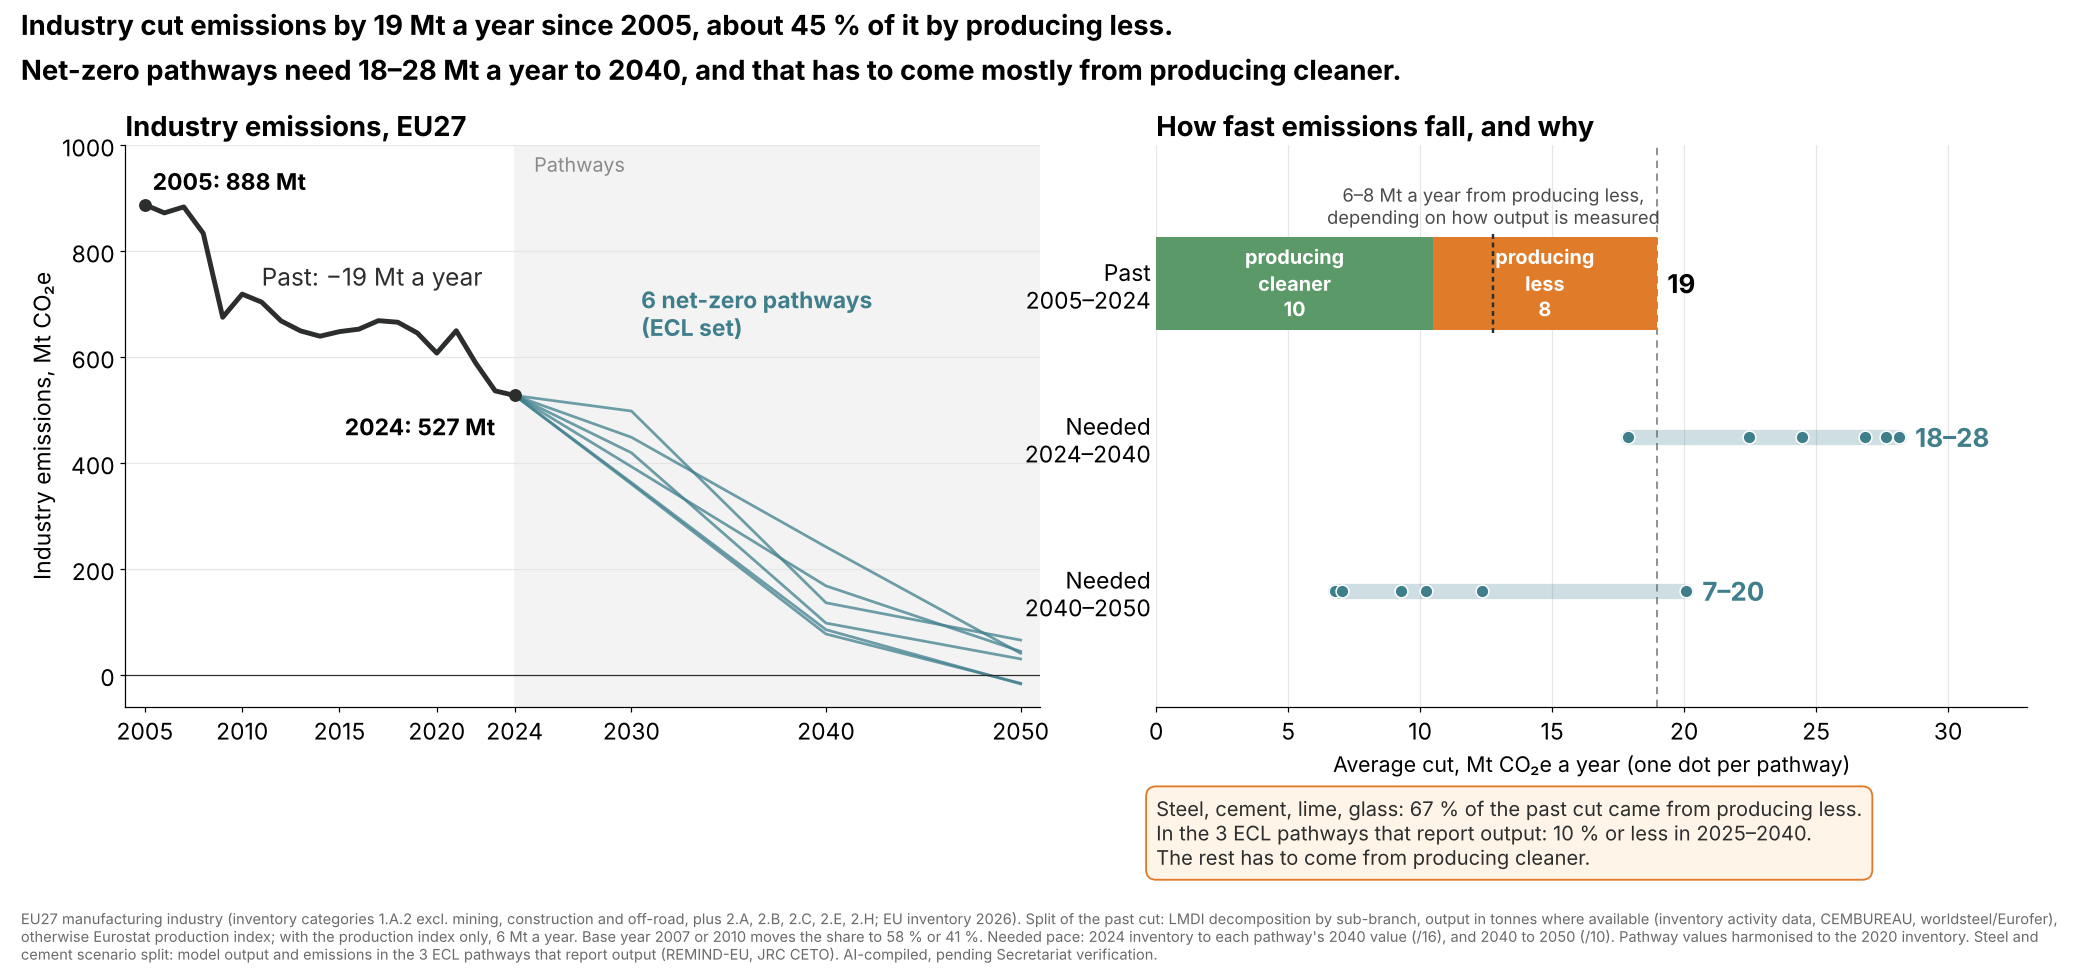

Python code for this plot:
# One-figure summary for policy makers: EU27 manufacturing-industry emissions, past drivers and the pace the ECL pathways need.
# Every number is computed here from committed inputs; see the README section "One-figure summary".
# AI-compiled - pending Secretariat verification.
import json, math, os, numpy as np, matplotlib.pyplot as plt
from matplotlib.patches import FancyBboxPatch
plt.rcParams.update({'font.family': ['Inter', 'DejaVu Sans'], 'font.size': 15})
H = os.path.dirname(os.path.abspath(__file__)); J = lambda f: json.load(open(os.path.join(H, f)))
import importlib.util; spec = importlib.util.spec_from_file_location('d', os.path.join(H, 'decomp_industry.py')); dm = importlib.util.module_from_spec(spec); spec.loader.exec_module(dm)

# ---- data
TOT = dm.TOTAL; Y = dm.Y; n = 2024 - 2005
rR = dm.lmdi('R', 2005, 2024); rV = dm.lmdi('V', 2005, 2024)
peR = sum(v[0] for v in rR.values()); ieR = sum(v[1] for v in rR.values()); peV = sum(v[0] for v in rV.values())
past = (TOT[2005] - TOT[2024]) / n; lessR, cleanR, lessV = -peR / n, -ieR / n, -peV / n
SD = J('sector_dump.json'); NEW = J('new_sector.json')
ECL = [r for r in SD['rows'] + NEW if r['ecl']]
need40 = [(TOT[2024] - r['industry_2040']) / 16 for r in ECL]; need50 = [(r['industry_2040'] - r['industry_2050']) / 10 for r in ECL]
# steel and cement: past (inventory) vs ECL pathways that report output (scenario model data, 2025-2040)
SC_PAST = {k: v for k, v in rR.items() if dm.GROUP[k] in ('Steel', 'Cement, lime, glass')}   # steel and minerals incl. their fuel combustion (like-for-like with scenario energy + process CO2)
sc_less = -sum(v[0] for v in SC_PAST.values()); sc_tot = sum(v[2] - v[3] for v in SC_PAST.values())
SCEN = J('scenario_steel_cement.json')['pathways']   # per pathway: production and intensity effects 2025-2040, steel + cement
scen_share = [s['production'] / (s['production'] + s['intensity']) * 100 for s in SCEN.values()]

# ---- figure
INK, TEAL, LESS, CLEAN, GREY = '#2c2d2d', '#3f7f8c', '#e07b2a', '#5b9a68', '#8a8a8a'   # CVD note: orange vs green differ in lightness and are labelled in words
f = plt.figure(figsize=(19, 8.8)); gs = f.add_gridspec(1, 2, width_ratios=[1.05, 1], wspace=0.13)
ax = f.add_subplot(gs[0])
ax.plot(Y, [TOT[y] for y in Y], color=INK, lw=3.2)
for r in ECL: ax.plot([2024, 2030, 2040, 2050], [TOT[2024], r['industry_2030'], r['industry_2040'], r['industry_2050']], color=TEAL, lw=1.8, alpha=0.75)
ax.scatter([2005, 2024], [TOT[2005], TOT[2024]], color=INK, s=55, zorder=5)
ax.text(2005.4, TOT[2005] + 28, f'2005: {TOT[2005]:.0f} Mt', fontsize=15, fontweight='bold')
ax.text(2023.0, TOT[2024] - 75, f'2024: {TOT[2024]:.0f} Mt', fontsize=15, fontweight='bold', ha='right')
ax.text(2011, 735, f'Past: −{past:.0f} Mt a year', fontsize=16, color=INK)
ax.text(2030.5, 640, f'6 net-zero pathways\n(ECL set)', fontsize=15, color=TEAL, fontweight='bold')
ax.axvspan(2024, 2051, color='#f3f3f3', zorder=0); ax.text(2025, 950, 'Pathways', fontsize=13, color=GREY)
ax.axhline(0, color=INK, lw=0.8); ax.set_xlim(2004, 2051); ax.set_ylim(-60, 1000); ax.set_xticks([2005, 2010, 2015, 2020, 2024, 2030, 2040, 2050])
ax.set_ylabel('Industry emissions, Mt CO₂e', fontsize=15); ax.grid(axis='y', color='#e6e6e6'); ax.set_axisbelow(True)
for s in ('top', 'right'): ax.spines[s].set_visible(False)
ax.set_title('Industry emissions, EU27', fontsize=18, fontweight='bold', loc='left')

ax = f.add_subplot(gs[1]); yrow = {'past': 2.0, 'n40': 1.0, 'n50': 0.0}
ax.barh(yrow['past'], cleanR, color=CLEAN, height=0.6); ax.barh(yrow['past'], lessR, left=cleanR, color=LESS, height=0.6)
ax.text(cleanR / 2, yrow['past'], f'producing\ncleaner\n{cleanR:.0f}', ha='center', va='center', color='white', fontsize=13, fontweight='bold', linespacing=1.05)
ax.text(cleanR + lessR / 2, yrow['past'], f'producing\nless\n{lessR:.0f}', ha='center', va='center', color='white', fontsize=13, fontweight='bold', linespacing=1.05)
ax.text(past + 0.4, yrow['past'], f'{past:.0f}', va='center', fontsize=17, fontweight='bold')
ax.plot([past - lessV, past - lessV], [yrow['past'] - 0.32, yrow['past'] + 0.32], color=INK, lw=1.6, ls=(0, (2, 1.5)))
ax.text(past - lessV, yrow['past'] + 0.36, f'{lessV:.0f}–{lessR:.0f} Mt a year from producing less,\ndepending on how output is measured', ha='center', va='bottom', fontsize=12, color='#4a4a4a')
for key, v in (('n40', need40), ('n50', need50)):
    ax.plot([min(v), max(v)], [yrow[key]] * 2, color=TEAL, lw=10, alpha=0.25, solid_capstyle='round')
    ax.scatter(v, [yrow[key]] * len(v), color=TEAL, s=70, zorder=5, edgecolor='white', lw=1)
    ax.text(max(v) + 0.6, yrow[key], f'{min(v):.0f}–{max(v):.0f}', va='center', fontsize=17, fontweight='bold', color=TEAL)
ax.axvline(past, color=GREY, lw=1.2, ls=(0, (4, 3)), zorder=0)
ax.set_yticks(list(yrow.values())); ax.set_yticklabels(['Past\n2005–2024', 'Needed\n2024–2040', 'Needed\n2040–2050'], fontsize=15)
ax.set_xlim(0, 33); ax.set_ylim(-0.75, 2.9); ax.set_xlabel('Average cut, Mt CO₂e a year (one dot per pathway)', fontsize=14)
ax.grid(axis='x', color='#e6e6e6'); ax.set_axisbelow(True)
for s in ('top', 'right', 'left'): ax.spines[s].set_visible(False)
ax.tick_params(axis='y', length=0)
ax.set_title('How fast emissions fall, and why', fontsize=18, fontweight='bold', loc='left')
msg = (f'Steel, cement, lime, glass: {sc_less / sc_tot * 100:.0f} % of the past cut came from producing less.\n'
       f'In the {len(SCEN)} ECL pathways that report output: {max(scen_share):.0f} % or less in 2025–2040.\nThe rest has to come from producing cleaner.')
ax.text(0.0, -0.16, msg, transform=ax.transAxes, fontsize=13.2, va='top', color=INK, bbox=dict(boxstyle='round,pad=0.5', fc='#fff4e8', ec='#e07b2a', lw=1.2))
f.suptitle(f'Industry cut emissions by {past:.0f} Mt a year since 2005, about {peR / (peR + ieR) * 100:.0f} % of it by producing less.\nNet-zero pathways need {min(need40):.0f}–{max(need40):.0f} Mt a year to 2040, and that has to come mostly from producing cleaner.',
           x=0.01, ha='left', fontsize=18, fontweight='bold', y=0.995, linespacing=1.35)
f.text(0.01, 0.005, 'EU27 manufacturing industry (inventory categories 1.A.2 excl. mining, construction and off-road, plus 2.A, 2.B, 2.C, 2.E, 2.H; EU inventory 2026). '
       'Split of the past cut: LMDI decomposition by sub-branch, output in tonnes where available (inventory activity data, CEMBUREAU, worldsteel/Eurofer), otherwise Eurostat production index; '
       f'with the production index only, {lessV:.0f} Mt a year. Base year 2007 or 2010 moves the share to 58 % or 41 %. Needed pace: 2024 inventory to each pathway\'s 2040 value (/16), and 2040 to 2050 (/10). '
       'Pathway values harmonised to the 2020 inventory. Steel and cement scenario split: model output and emissions in the 3 ECL pathways that report output (REMIND-EU, JRC CETO). AI-compiled, pending Secretariat verification.',
       fontsize=9.6, color='#6a6a6a', wrap=True, va='bottom')
f.subplots_adjust(left=0.06, right=0.97, top=0.85, bottom=0.27)
f.savefig(os.path.join(H, 'fig_industry_onefig.png'), dpi=110, facecolor='white'); plt.close(f)
print(dict(past=round(past, 2), less_R=round(lessR, 2), clean_R=round(cleanR, 2), less_V=round(lessV, 2), share_R=round(peR / (peR + ieR) * 100, 1),
           need40=[round(min(need40), 1), round(max(need40), 1)], need50=[round(min(need50), 1), round(max(need50), 1)],
           steel_cement_past_share=round(sc_less / sc_tot * 100, 1), scen_share=[round(x, 1) for x in scen_share]))
